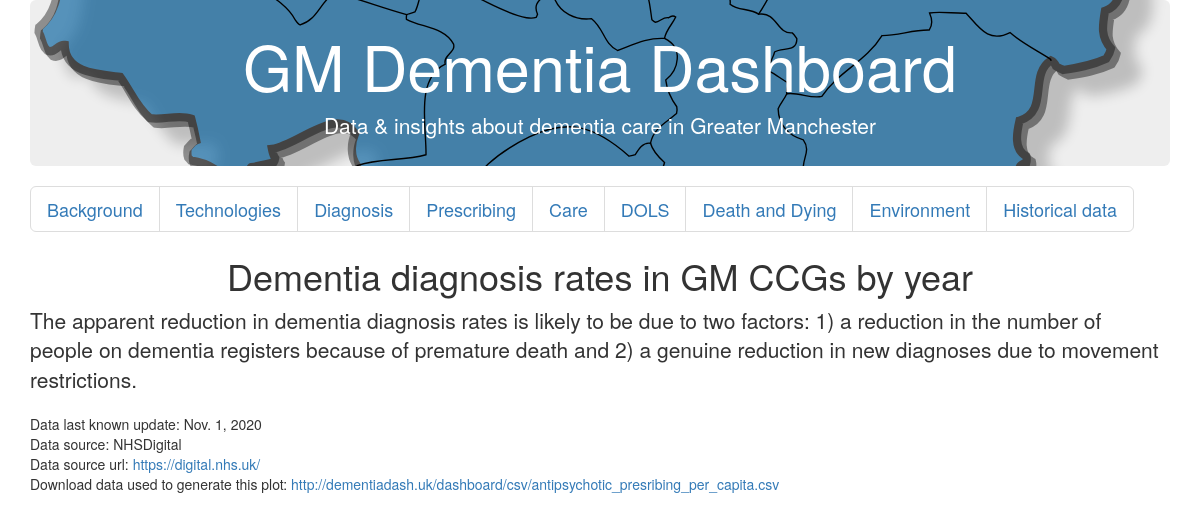
Screenshot of /dashboard/diagnosis with the database file from the repository.
### dashboard/models.py (models this page shows)
class Graph(models.Model):
    title = models.CharField(max_length=100)
    caption = models.TextField(max_length=1000)
    technology = models.CharField(max_length=20)
    updated = models.DateField(auto_now=False)
    bokeh_html = models.TextField(max_length=100000)
    source = models.CharField(max_length=15)
    source_url = models.URLField()
    download_data_link = models.URLField()
    topic = models.CharField(max_length=20, default="topic")

### dashboard/views.py (the view)
# urls.py: path("<str:topic>", views.section_graphs),
def section_graphs(request, topic):
    graphs = Graph.objects.filter(topic__iexact=topic)
    return render(request, 'dashboard/graph.html',
                  {'graphs': graphs})

### dashboard/templates/dashboard/graph.html (shortened to what this page needs)
<!DOCTYPE html>
<html lang="en">
<head>
    <link rel="stylesheet" href="https://maxcdn.bootstrapcdn.com/bootstrap/3.3.7/css/bootstrap.min.css"
>
    <link rel="stylesheet" href="https://maxcdn.bootstrapcdn.com/bootstrap/3.3.7/css/bootstrap-theme.min.css"
>
</head>
<body>
<div class="container">
    <div class="jumbotron text-center jumbotron-fluid">
        <h1>GM Dementia Dashboard</h1>
        <p class="lead">Data & insights about dementia care in Greater Manchester</p>
    </div>
</div>
<div class="container justify-content-center paginated">
    <nav aria-label="Page navigation">
        <ul class="pagination justify-content-center pagination-lg">
            <li class="page-item"><a class="page-link" href="/dashboard/background">Background</a></li>
            <li class="page-item"><a class="page-link" href="/dashboard/technologies">Technologies</a></li>
            <li class="page-item"><a class="page-link" href="/dashboard/diagnosis">Diagnosis</a></li>
            <li class="page-item"><a class="page-link" href="/dashboard/prescribing">Prescribing</a></li>
            <li class="page-item"><a class="page-link" href="/dashboard/care">Care</a></li>
            <li class="page-item"><a class="page-link" href="/dashboard/dols">DOLS</a></li>
            <li class="page-item"><a class="page-link" href="/dashboard/dying">Death and Dying</a></li>
            <li class="page-item"><a class="page-link" href="/dashboard/environment">Environment</a></li>
            <li class="page-item"><a class="page-link" href="/dashboard/historical">Historical data</a></li>
        </ul>
    </nav>
    {% for graph in graphs %}
        <div class="graph_title">
            <h1 class="display-1 text-center">{{ graph.title }}</h1>
        </div>
        <figure class="figure d-block">{{ graph.bokeh_html|safe }}
            <figcaption class="figure-caption text-left">
                <h4 class="lead">{{ graph.caption }}
            </figcaption>
        </figure>
        <div class="data_sources">
            <ul class="list-unstyled">
                <li>Data last known update: {{ graph.updated }}</li>
                <li>Data source: {{ graph.source }}</li>
                <li>Data source url: <a
                        href="{{ graph.source_url }}">{{ graph.source_url }}</a></li>
                <li>Download data used to generate this plot: <a
                        href="{{ graph.download_data_link }}">{{ graph.download_data_link }}</a></li>
            </ul>
        </div>
    {% endfor %}
</div>
</body>
</html>

### dashboard/templates/dashboard/graph.html (style rules this page uses)
.jumbotron { margin-bottom: 0; padding-bottom: 1%; padding-top: 1%; color: white; background-position: right; background-repeat: no-repeat; background-image: url("../../static/img/England_Greater_Manchester.svg"); background-size: cover; }
.pagination { margin-bottom: 0; padding-bottom: 0; padding-top: 0; }
.data_sources { border-style: solid; border-width: 0.5px; border: black; }

### rows the page displays
Graph: title "Dementia diagnosis rates in GM CCGs by year", caption "The apparent reduction in dementia diagnosis rates is likely to be due to two factors: 1) a reduction in the number of people on dementia registers because of premature death and 2) a genuine reduction in new diagnoses due to movement restrictions.", updated "Nov. 1, 2020", source "NHSDigital", source_url "https://digital.nhs.uk/", download_data_link "http://dementiadash.uk/dashboard/csv/antipsychotic_presribing_per_capita.csv"
